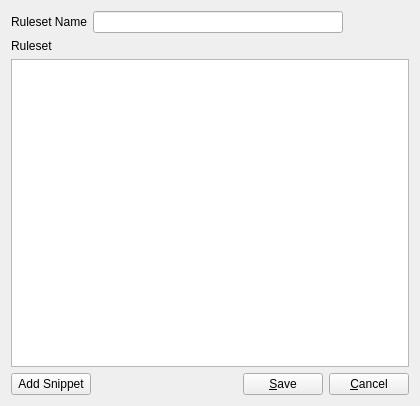
<?xml version="1.0" encoding="UTF-8"?>
<ui version="4.0">
 <class>FormDlgRuleset</class>
 <widget class="QWidget" name="FormDlgRuleset">
  <property name="geometry">
   <rect>
    <x>0</x>
    <y>0</y>
    <width>420</width>
    <height>406</height>
   </rect>
  </property>
  <property name="windowTitle">
   <string>Form</string>
  </property>
  <layout class="QVBoxLayout" name="verticalLayout">
   <item>
    <layout class="QHBoxLayout" name="horizontalLayout_2">
     <item>
      <widget class="QLabel" name="label">
       <property name="text">
        <string>Ruleset Name</string>
       </property>
      </widget>
     </item>
     <item>
      <widget class="QLineEdit" name="edtRulesetName">
       <property name="minimumSize">
        <size>
         <width>250</width>
         <height>0</height>
        </size>
       </property>
       <property name="toolTip">
        <string/>
       </property>
       <property name="statusTip">
        <string/>
       </property>
       <property name="whatsThis">
        <string/>
       </property>
      </widget>
     </item>
     <item>
      <spacer name="horizontalSpacer_2">
       <property name="orientation">
        <enum>Qt::Horizontal</enum>
       </property>
       <property name="sizeHint" stdset="0">
        <size>
         <width>40</width>
         <height>20</height>
        </size>
       </property>
      </spacer>
     </item>
    </layout>
   </item>
   <item>
    <widget class="QLabel" name="label_2">
     <property name="text">
      <string>Ruleset</string>
     </property>
    </widget>
   </item>
   <item>
    <widget class="QPlainTextEdit" name="edtRuleset">
     <property name="toolTip">
      <string/>
     </property>
     <property name="statusTip">
      <string/>
     </property>
     <property name="whatsThis">
      <string/>
     </property>
    </widget>
   </item>
   <item>
    <layout class="QHBoxLayout" name="horizontalLayout">
     <item>
      <widget class="QPushButton" name="btnAddSnippet">
       <property name="text">
        <string>Add Snippet</string>
       </property>
      </widget>
     </item>
     <item>
      <spacer name="horizontalSpacer">
       <property name="orientation">
        <enum>Qt::Horizontal</enum>
       </property>
       <property name="sizeHint" stdset="0">
        <size>
         <width>40</width>
         <height>20</height>
        </size>
       </property>
      </spacer>
     </item>
     <item>
      <widget class="QPushButton" name="btnSave">
       <property name="text">
        <string>&amp;Save</string>
       </property>
      </widget>
     </item>
     <item>
      <widget class="QPushButton" name="btnCancel">
       <property name="text">
        <string>&amp;Cancel</string>
       </property>
      </widget>
     </item>
    </layout>
   </item>
  </layout>
 </widget>
 <resources/>
 <connections>
  <connection>
   <sender>btnSave</sender>
   <signal>clicked()</signal>
   <receiver>FormDlgRuleset</receiver>
   <slot>slotSave()</slot>
   <hints>
    <hint type="sourcelabel">
     <x>285</x>
     <y>282</y>
    </hint>
    <hint type="destinationlabel">
     <x>199</x>
     <y>149</y>
    </hint>
   </hints>
  </connection>
  <connection>
   <sender>btnCancel</sender>
   <signal>clicked()</signal>
   <receiver>FormDlgRuleset</receiver>
   <slot>slotCancel()</slot>
   <hints>
    <hint type="sourcelabel">
     <x>151</x>
     <y>282</y>
    </hint>
    <hint type="destinationlabel">
     <x>199</x>
     <y>149</y>
    </hint>
   </hints>
  </connection>
  <connection>
   <sender>btnAddSnippet</sender>
   <signal>clicked()</signal>
   <receiver>FormDlgRuleset</receiver>
   <slot>slotAddSnippet()</slot>
   <hints>
    <hint type="sourcelabel">
     <x>55</x>
     <y>381</y>
    </hint>
    <hint type="destinationlabel">
     <x>209</x>
     <y>202</y>
    </hint>
   </hints>
  </connection>
 </connections>
 <slots>
  <slot>slotSave()</slot>
  <slot>slotCancel()</slot>
  <slot>dataChanged()</slot>
  <slot>slotAddSnippet()</slot>
 </slots>
</ui>
